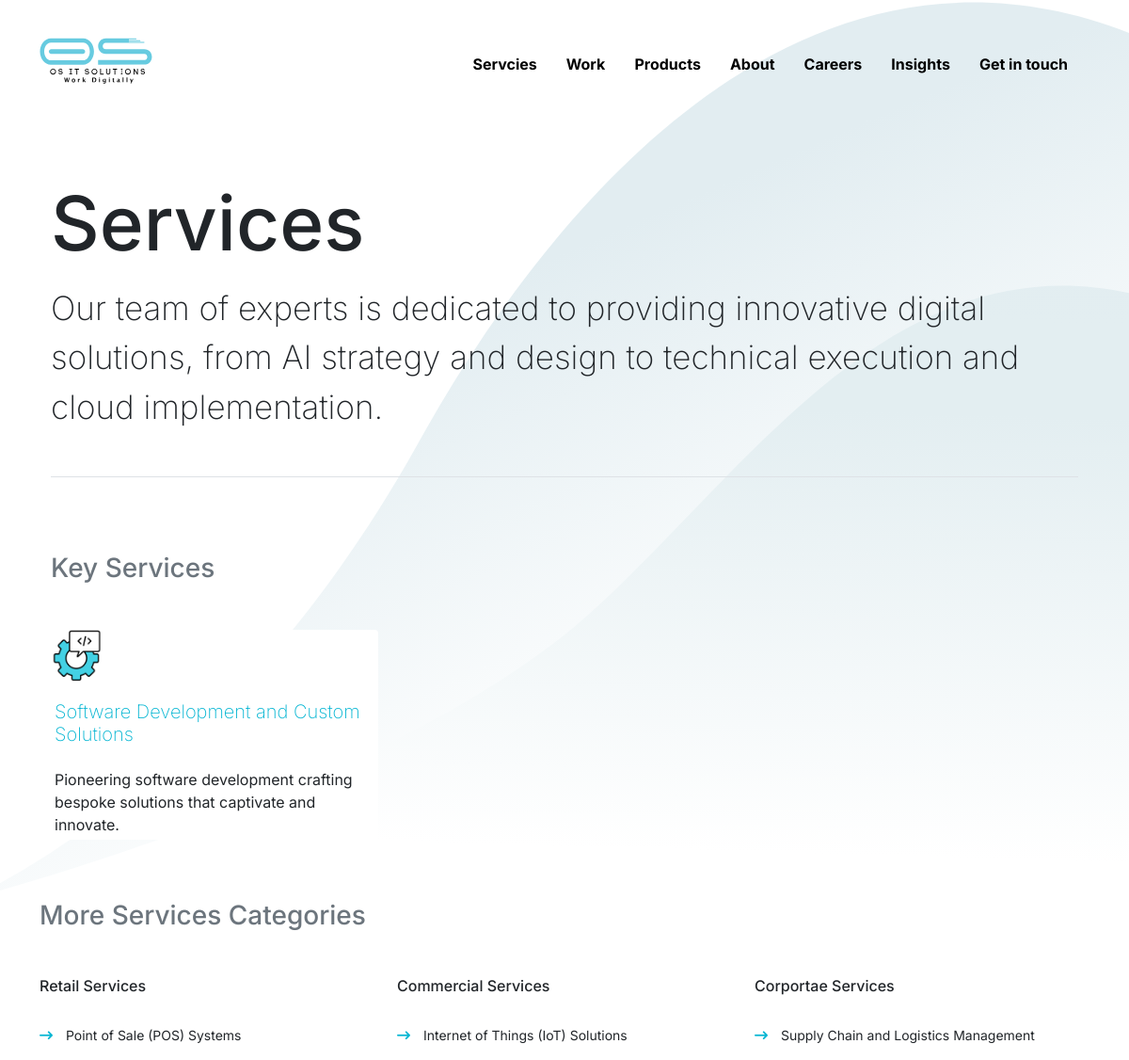
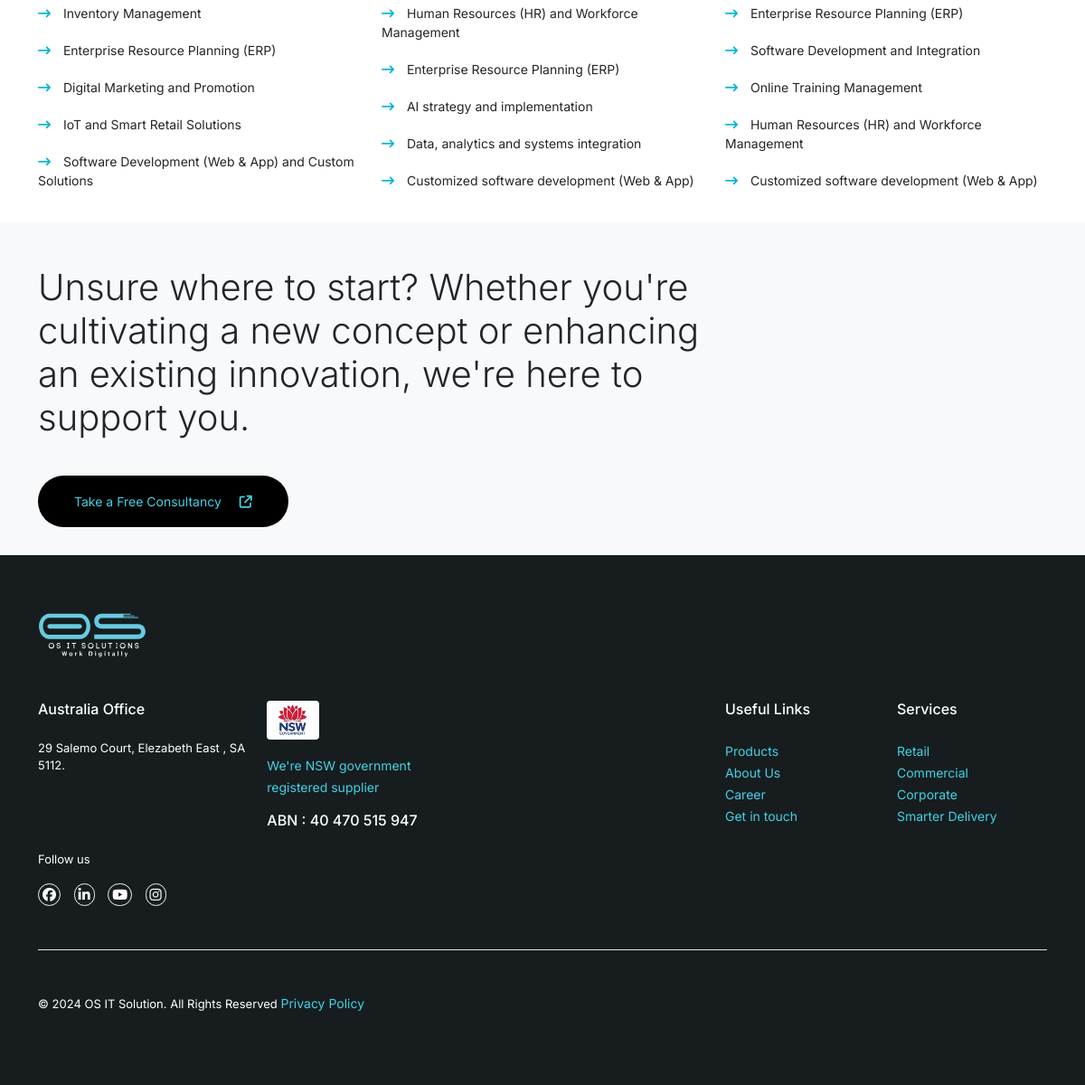
The app's page /service/ with its own data (2 pictures, top to bottom).
### Website_Settings/models.py (models this page shows, shortened)
class Background(models.Model):
    name = models.CharField(max_length=30)
    about_Page_Banner = models.FileField(upload_to='background/')
    error_Image = models.ImageField(upload_to='image/')

class Setting(models.Model):
    site_Name = models.CharField(max_length=30)
    logo = models.FileField(upload_to='logo/')
    logo_2 = models.FileField(upload_to='logo/')
    favicon = models.FileField(upload_to='favicon/')
    year = models.IntegerField()
    address = models.CharField(max_length=50)
    google_Map_Link = models.CharField(max_length=800)
    phone = models.CharField(max_length=20)
    email = models.EmailField(max_length=50)
    facebook = models.CharField(max_length=50)
    linkedin = models.CharField(max_length=50)
    youtube = models.CharField(max_length=50)
    instagram = models.CharField(max_length=50)
    abn = models.CharField(max_length=40)
    description = models.TextField()
    consultency = models.TextField()
    flash_News = models.TextField()

### Home_Page/models.py (models this page shows, shortened)
class Service(models.Model):
    title = models.CharField(max_length=60)
    icon = models.FileField(upload_to='icon/')
    banner = models.FileField(upload_to='service/')
    description = models.TextField()
    serve = models.TextField()
    long_Description = RichTextField()

### Home_Page/views.py (the view)
# urls.py: path('service/', views.ServiceView.as_view(), name="service"),
class ServiceView(TemplateView):
    template_name = "services.html"
    def get_context_data(self, **kwargs):
        context = super().get_context_data(**kwargs)
        context['services'] = Service.objects.all()
        return context

### Website_Settings/custom_context.py (called while the page is built)
def common_context(request):
    settings = Setting.objects.first()
    return {
        'settings': settings
    }

def image(request):
    backgrounds = Background.objects.last()
    return {
        'backgrounds': backgrounds
    }

### templates/services.html (shortened to what this page needs)
{% extends "base.html" %}
{% load static %}
{% block content %}
    <main class="flex-shrink-0">
        <header id="about-page-header" style="  background: rgba(51, 51, 51, 0.1) url({{backgrounds.about_Page_Banner.url}}); background-color: #ffffffff;background-repeat: no-repeat; background-size: cover; background-position: center center;max-width: 100%;">
            {% include 'navbar-2.html' %}
            <section class="container mt-4 pb-3">
                <div class="container mt-4 pb-3">
                    <h1 class="display-1 mb-3">Services</h1>
                    <p class="services-description border-bottom pb-5">Our team of experts is dedicated to providing
                        innovative digital solutions, from AI strategy and design to technical execution and cloud
                        implementation.</p>
                </div>
                <div>
                    <div class="container mt-lg-5 mt-3 pb-lg-5 pb-3">
                        <h3 data-aos="fade-up" class="text-secondary mb-lg-5 mb-3">Key Services</h3>
                        <div class="row row-cols-1 row-cols-md-2 row-cols-lg-3 g-4 gy-5">
                            {% for service in services %}
                            <div class="col">
                              <div class="card h-100 border-0">
                                <img src="{{service.icon.url}}" class="services-card-icon" alt="...">
                                <div class="card-body p-1">
                                  <a class="service-card-title" href="{% url 'service-details' service.id %}">
                                    <h5 class="card-title pt-3 pb-3">{{service.title}}</h5>
                                  </a>
                                  <p class="card-text">{{service.description}}</p>
                                </div>
                              </div>
                            </div>
                            {% endfor %}
                        </div>
                    </div>
                </div>
            </section>
        </header>
        <section class="container">
            <h3 data-aos="fade-up" class="text-secondary mb-lg-5 mb-3">More Services Categories</h3>
            <div class="row">
                <div data-aos="fade-up" class="col-12 col-md-4">
                    <h6 class="pb-4">Retail Services </h6>
                    <ul class="p-0 service-list">
                        <li><i class="fa-solid fa-arrow-right-long"></i></i> Point of Sale (POS) Systems</li>
                        <li><i class="fa-solid fa-arrow-right-long"></i></i> Inventory Management</li>
                        <li><i class="fa-solid fa-arrow-right-long"></i></i> Enterprise Resource Planning (ERP)</li>
                        <li><i class="fa-solid fa-arrow-right-long"></i></i> Digital Marketing and Promotion</li>
                        <li><i class="fa-solid fa-arrow-right-long"></i></i> IoT and Smart Retail Solutions</li>
                        <li><i class="fa-solid fa-arrow-right-long"></i></i> Software Development (Web & App) and Custom
                            Solutions</li>
                    </ul>
                </div>
                <div data-aos="fade-up" class="col-12 col-md-4">
                    <h6 class="pb-4">Commercial Services </h6>
                    <ul class="p-0 service-list">
                        <li><i class="fa-solid fa-arrow-right-long"></i></i> Internet of Things (IoT) Solutions</li>
                        <li><i class="fa-solid fa-arrow-right-long"></i></i> Human Resources (HR) and Workforce
                            Management</li>
                        <li><i class="fa-solid fa-arrow-right-long"></i></i> Enterprise Resource Planning (ERP)</li>
                        <li><i class="fa-solid fa-arrow-right-long"></i></i> AI strategy and implementation</li>
                        <li><i class="fa-solid fa-arrow-right-long"></i></i> Data, analytics and systems integration
                        </li>
                        <li><i class="fa-solid fa-arrow-right-long"></i></i> Customized software development (Web & App)
                        </li>
                    </ul>
                </div>
                <div data-aos="fade-up" class="col-12 col-md-4">
                    <h6 class="pb-4">Corportae Services </h6>
                    <ul class="p-0 service-list">
                        <li><i class="fa-solid fa-arrow-right-long"></i></i> Supply Chain and Logistics Management</li>
                        <li><i class="fa-solid fa-arrow-right-long"></i></i> Enterprise Resource Planning (ERP)</li>
                        <li><i class="fa-solid fa-arrow-right-long"></i></i> Software Development and Integration</li>
                        <li><i class="fa-solid fa-arrow-right-long"></i></i> Online Training Management</li>
                        <li><i class="fa-solid fa-arrow-right-long"></i></i> Human Resources (HR) and Workforce
                            Management
                        </li>
                        <li><i class="fa-solid fa-arrow-right-long"></i></i> Customized software development (Web & App)
                        </li>
                    </ul>
                </div>
            </div>
        </section>
      {% include 'free-consultency.html' %}
    </main>
{% include 'footer.html' %}
{% endblock content  %}

### templates/navbar-2.html (shortened to what this page needs)
<nav class="navbar navbar-expand-lg navbar-light p-0">
    <div class="container navbar-top-position">
        <span class=""><a href="{% url 'home' %}"><img id="web_logo" src="{{settings.logo_2.url}}"
                    alt=""></a></span>
        <div class="collapse navbar-collapse mt-2" id="navbarNavDropdown">
            <ul class="navbar-nav ms-auto">
                <li class="nav-item dropdown nav-option has-megamenu">
                    <a class="nav-link active about black-nav" href="{% url 'service' %}"
                        id="navbarDropdownMenuLink" role="button" data-bs-toggle="" aria-expanded="false">
                        Servcies </a>
                </li>
                <li class="nav-item nav-option">
                    <a class="nav-link active black-nav" href="{% url 'work' %}">Work</a>
                </li>
                <li class="nav-item nav-option">
                    <a class="nav-link active black-nav" href="{% url 'product' %}">Products</a>
                </li>
                <li class="nav-item nav-option">
                    <a class="nav-link active black-nav" href="{% url 'about' %}">About</a>
                </li>
                <li class="nav-item nav-option">
                    <a class="nav-link active black-nav" href="{% url 'career' %}">Careers</a>
                </li>
                <li class="nav-item nav-option">
                    <a class="nav-link active black-nav" href="{% url 'insights' %}">Insights</a>
                </li>
                <li class="nav-item nav-option">
                    <a class="nav-link active black-nav" href="{% url 'contact' %}">Get in touch</a>
                </li>
            </ul>
        </div>
    </div>
</nav>

### templates/free-consultency.html
<section class="bg-light pt-3 pt-lg-5 pb-5">
    <div class="container">
      <div class="row">
        <div class="col-12 col-md-8 col-lg-8">
          <h1 class="fw-light">
          {{settings.consultency}}
          </h1> <br> <br>
          <a class="free-consultancy-button" href="{% url 'contact' %}">Take a Free Consultancy <i
              class=" ps-3 fa-solid fa-arrow-up-right-from-square"></i></a>
        </div>
      </div>
    </div>
  </section>

### templates/footer.html
{% load static %}
<footer class="footer mt-auto py-3">
    <div class="container pt-3 pt-lg-5 pb-3 pb-lg-5">
      <img id="footer-logo" src="{{settings.logo.url}}" alt="">
      <div class="mt-3 mt-lg-5">
        <div class="row">
          <div class="col-12 col-md-6 col-lg-8">
            <div class="row">
              <div class="col-12 col-md-12 col-lg-4">
                <h6 class="pb-2 pb-lg-3">Australia Office</h6>
                <p class="footer-text">{{settings.address}}.</p>
              </div>
              <div class="col-12 col-md-12 col-lg-4">
                <img class="w-25 rounded" src="{% static 'asset/images/icons/354_nsw.jpg' %}" alt="">
                <p class="pt-3"><a target="_blank" href="https://buy.nsw.gov.au/supplier/profile/139345">We're NSW
                    government registered supplier</a></p>
                <h6 class="pb-2 pb-lg-3">ABN : {{settings.abn}}</h6>
              </div>
              <div class="col-12 col-md-12 col-lg-4">
              </div>
            </div>
          </div>
          <div class="col-12 col-md-3 col-lg-2">
            <h6 class="pb-2 pb-lg-3">Useful Links</h6>
            <div>
              <a href="{% url 'product' %}">Products</a> <br>
              <a href="{% url 'about' %}">About Us</a> <br>
              <a href="{% url 'career' %}">Career</a> <br>
              <a href="{% url 'contact' %}">Get in touch</a>
            </div>
          </div>
          <div class="col-12 col-md-3 col-lg-2">
            <h6 class="pb-2 pb-lg-3">Services</h6>
            <div>
              <a href="">Retail</a> <br>
              <a href="">Commercial</a> <br>
              <a href="">Corporate</a> <br>
              <a href="">Smarter Delivery</a>
            </div>
          </div>
        </div>
        <div class="">
          <p class="footer-text">Follow us</p>
          <a href="https://{{settings.facebook}}"><i class="fa-brands fa-facebook footer-social"></i></a>
          <a href="https://{{settings.linkedin}}"><i class="fa-brands fa-linkedin-in footer-social"></i></a>
          <a href="https://{{settings.youtube}}"><i class="fa-brands fa-youtube footer-social"></i></a>
          <a href="https://{{settings.instagram}}"><i class="fa-brands fa-instagram footer-social"></i></a>
        </div>
      </div>
      <div class="mt-3 mt-lg-5 border-top border-1">
        <p class="footer-text pt-3 pt-lg-5">
          &copy;
          {{settings.year}} {{settings.site_Name}}. All Rights Reserved <a
            class="policy" href="">Privacy Policy</a>
        </p>
      </div>
    </div>
  </footer>

### static/asset/css/style.css (style rules this page uses)
body { font-family: 'Inter', sans-serif !important; background-color: none !important; }
a { text-decoration: none; font-size: 14px; color: #43d1e4; transition: .3s; }
ul { list-style-type: disc; }
li { font-size: 14px; }
#web_logo { width: 120px; }
.nav-option { margin-right: 15px; }
.active { transition: 0.3s; }
.nav-link { font-weight: 700; font-size: 16px; color: rgb(255, 255, 255) !important; }
.black-nav { font-weight: 700; font-size: 16px; color: rgb(0, 0, 0) !important; }
@media (min-width: 1024px) { .navbar-top-position { padding-top: 40px; } }
@media all and (min-width: 992px) { .navbar .has-megamenu { position: static !important; } }
.services-card-icon { width: 55px; }
.free-consultancy-button { border: 0px; padding: 20px 40px; background-color: black; border-radius: 50px; }
.services-description { font-size: 35px; font-weight: 200; }
ul { list-style-type: none; }
.service-list li { padding-bottom: 20px; }
.service-list i { color: #03b5d2; margin-right: 10px; }
#about-page-header { background: rgba(51, 51, 51, 0.1) url(../images/bg.svg); background-color: #ffffffff; background-repeat: no-repeat; background-size: cover; background-position: center center; max-width: 100%; }
.display-1 { margin-top: 100px; margin-bottom: 100px; font-weight: 500; }
a>h5 { padding-top: 20px; padding-bottom: 10px; font-weight: 200; color: #03b5d2; }
footer { background-color: #171d1f; color: #ffffffff; }
#footer-logo { width: 120px; }
.footer-text { font-size: 13px; }
.footer-social { margin-right: 10px; font-size: 15px; color: #ffffffff; border: 1px solid whitesmoke; padding: 4px; border-radius: 50px; }

### records on screen
Background: about_Page_Banner (picture)
Setting: logo_2 (picture), consultency "Unsure where to start? Whether you're cultivating a new concept or enhancing an existing innovation, we're here to support you.", logo (picture), address "29 Salemo Court, Elezabeth East , SA 5112", abn "40 470 515 947", year "2024", site_Name "OS IT Solution"
Service: icon (picture), title "Software Development and Custom Solutions", description "Pioneering software development crafting bespoke solutions that captivate and innovate."
